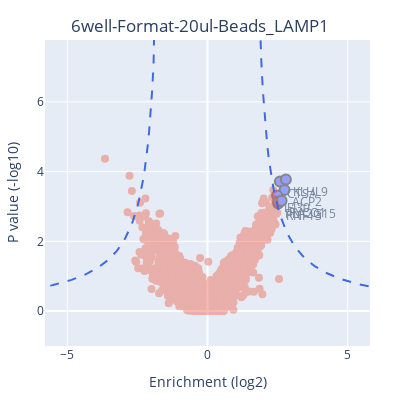

This figure's notebook cell:
### Markdown cell above
### Volcano plot!

### Code cell
# fcd = [curvature, offset]
pv.simple_volcano(master.simple_pval_table, '6well-Format-20ul-Beads_LAMP1', fcd= [3,1.5], width=400, height=400)

### Figure 1 — Plotly figure (JSON) as saved in the notebook; plotly's stock layout.template omitted (floating-point values rounded to 4 significant figures; data arrays with more than 128 entries replaced by an {"elided": "..."} marker saying what was removed)
{"data": [{"marker": {"line": {"width": 2}, "size": 10}, "mode": "markers+text", "opacity": 0.6, "text": ["RNF13", "CTSA", "ACP2", "IFI30", "PLA2G15", "FYCO1", "KLHL9"], "textposition": "bottom right", "type": "scatter", "x": [2.524, 2.582, 2.748, 2.481, 2.52, 2.642, 2.795], "y": [3.088, 3.717, 3.475, 3.313, 3.144, 3.168, 3.773]}, {"marker": {"size": 8}, "mode": "markers", "opacity": 0.4, "text": {"elided": "4312 str values"}, "type": "scatter", "x": {"elided": "4312 float values"}, "y": {"elided": "4312 float values"}}, {"line": {"color": "royalblue", "dash": "dash"}, "mode": "lines", "type": "scatter", "x": {"elided": "400 float values"}, "y": {"elided": "400 float values"}}], "layout": {"height": 400, "margin": {"b": 20, "l": 30, "r": 30, "t": 40}, "showlegend": false, "title": {"text": "6well-Format-20ul-Beads_LAMP1", "x": 0.5, "y": 0.95}, "width": 400, "xaxis": {"range": [-5.795, 5.795], "title": {"text": "Enrichment (log2)"}}, "yaxis": {"range": [-1, 7.773], "title": {"text": "P value (-log10)"}}}}
